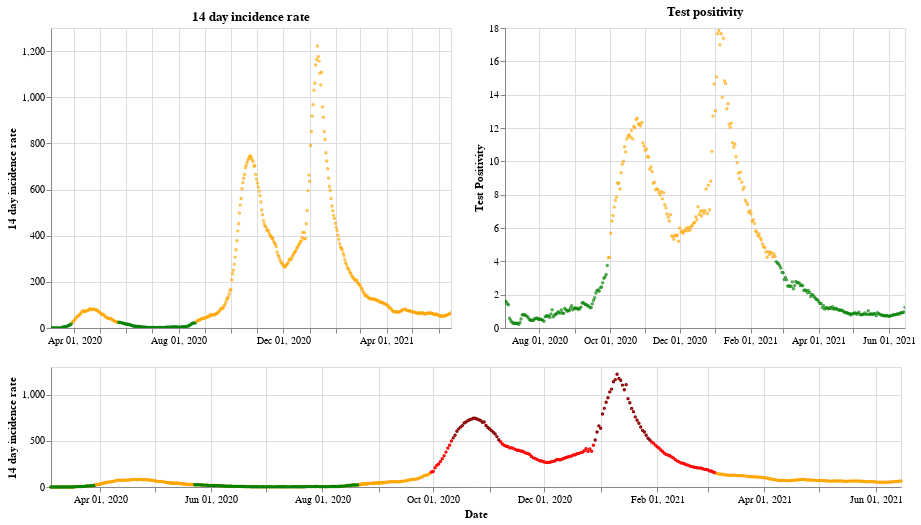

Here is the notebook cell this chart was saved with:
### Markdown cell above
## Northern Ireland

### Code cell
plot_traffic_light('Northern Ireland')

### Figure 1 — Vega-Lite specification as saved in the notebook (floating-point values rounded to 4 significant figures; data arrays with more than 128 entries replaced by an {"elided": "..."} marker saying what was removed)
{"config": {"view": {"continuousWidth": 400, "continuousHeight": 300}}, "vconcat": [{"hconcat": [{"mark": {"type": "point", "size": 2}, "encoding": {"color": {"condition": {"value": "green", "test": "(datum.twoWeeklyCasesRate <= 25)"}, "value": "orange"}, "tooltip": [{"type": "nominal", "field": "areaName"}, {"type": "temporal", "field": "date"}, {"type": "quantitative", "field": "twoWeeklyCasesRate"}, {"type": "quantitative", "field": "testPositivity"}], "x": {"type": "temporal", "axis": {"title": ""}, "field": "date", "scale": {"domain": {"selection": "DateBrush"}}, "timeUnit": "yearmonthdate"}, "y": {"type": "quantitative", "axis": {"title": "14 day incidence rate"}, "field": "twoWeeklyCasesRate"}}, "title": "14 day incidence rate", "width": 400}, {"mark": {"type": "point", "size": 2}, "encoding": {"color": {"condition": {"value": "green", "test": "(datum.testPositivity <= 4)"}, "value": "orange"}, "tooltip": [{"type": "nominal", "field": "areaName"}, {"type": "temporal", "field": "date"}, {"type": "quantitative", "field": "twoWeeklyCasesRate"}, {"type": "quantitative", "field": "testPositivity"}], "x": {"type": "temporal", "axis": {"title": ""}, "field": "date", "scale": {"domain": {"selection": "DateBrush"}}, "timeUnit": "yearmonthdate"}, "y": {"type": "quantitative", "axis": {"title": "Test Positivity"}, "field": "testPositivity"}}, "title": "Test positivity", "width": 400}]}, {"layer": [{"mark": {"type": "point", "size": 2}, "encoding": {"color": {"condition": {"value": "orange", "test": "((50 && datum.twoWeeklyCasesRate) < 150)"}, "value": "red"}, "opacity": {"condition": {"value": 1, "test": "((50 && datum.twoWeeklyCasesRate) < 500)"}, "value": 0}, "tooltip": [{"type": "nominal", "field": "areaName"}, {"type": "temporal", "field": "date"}, {"type": "quantitative", "field": "twoWeeklyCasesRate"}, {"type": "quantitative", "field": "testPositivity"}], "x": {"type": "temporal", "axis": {"title": "Date"}, "field": "date", "timeUnit": "yearmonthdate"}, "y": {"type": "quantitative", "axis": {"title": "14 day incidence rate"}, "field": "twoWeeklyCasesRate"}}, "selection": {"DateBrush": {"type": "interval", "encodings": ["x"], "fields": ["Time"]}}, "width": 850}, {"mark": {"type": "point", "size": 2}, "encoding": {"color": {"value": "darkred"}, "opacity": {"condition": {"value": 1, "test": "(datum.twoWeeklyCasesRate >= 500)"}, "value": 0}, "tooltip": [{"type": "nominal", "field": "areaName"}, {"type": "temporal", "field": "date"}, {"type": "quantitative", "field": "twoWeeklyCasesRate"}, {"type": "quantitative", "field": "testPositivity"}], "x": {"type": "temporal", "axis": {"title": "Date"}, "field": "date", "timeUnit": "yearmonthdate"}, "y": {"type": "quantitative", "axis": {"title": "14 day incidence rate"}, "field": "twoWeeklyCasesRate"}}, "width": 400}, {"mark": {"type": "point", "size": 2}, "encoding": {"color": {"condition": {"value": "green", "test": "((4 && datum.twoWeeklyCasesRate) < 25)"}, "value": "orange"}, "opacity": {"condition": {"value": 1, "test": "(datum.twoWeeklyCasesRate < 50)"}, "value": 0}, "tooltip": [{"type": "nominal", "field": "areaName"}, {"type": "temporal", "field": "date"}, {"type": "quantitative", "field": "twoWeeklyCasesRate"}, {"type": "quantitative", "field": "testPositivity"}], "x": {"type": "temporal", "axis": {"title": "Date"}, "field": "date", "timeUnit": "yearmonthdate"}, "y": {"type": "quantitative", "axis": {"title": "14 day incidence rate"}, "field": "twoWeeklyCasesRate"}}, "width": 400}], "height": 120, "width": 800}], "data": {"name": "data-3141a63cdac498c667223b1c845617f4"}, "$schema": "https://vega.github.io/schema/vega-lite/v4.8.1.json", "datasets": {"data-3141a63cdac498c667223b1c845617f4": {"elided": "468 records"}}}
